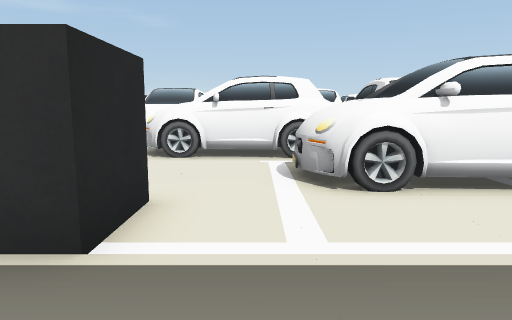
View 1 (above)

24 first-person views from a walk through a 3-D level made in the Unity game engine. The camera is 0.62 m above the floor, tilts 8° down and sees 70° across. The floor is counted in squares, 0.5 m on a side. Each view is taken from the middle of a square. On the plan, view 1 faces up. The plan holds only what a view shows up to about 15 squares ahead; the rest is blank. The place goes on beyond the plan.

View 2
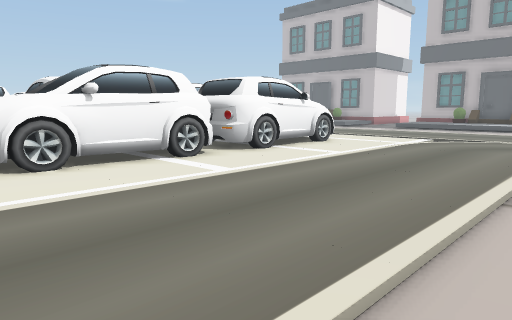

View 3
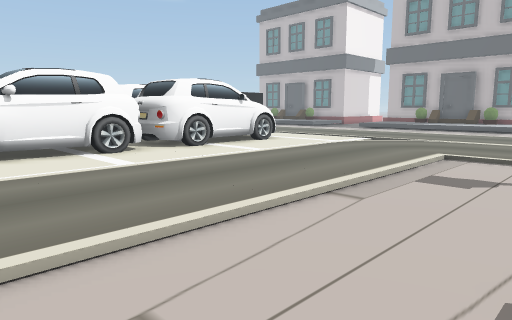

View 4
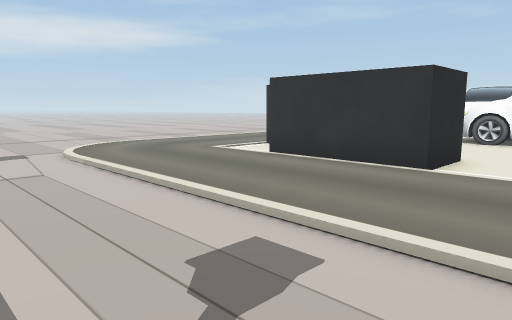

View 5
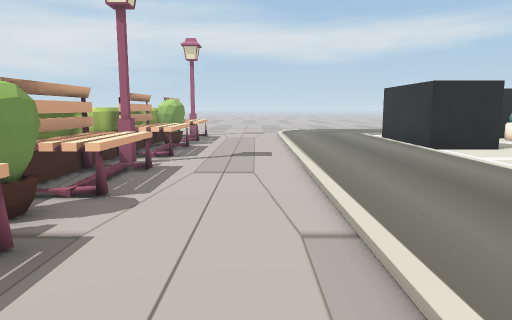

View 6
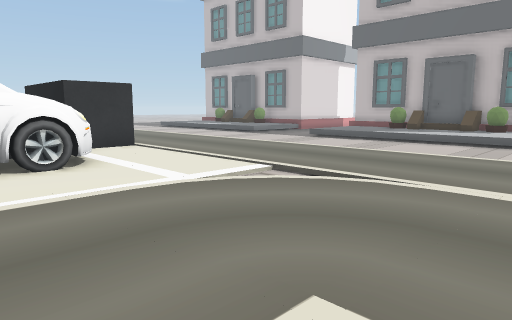

View 7
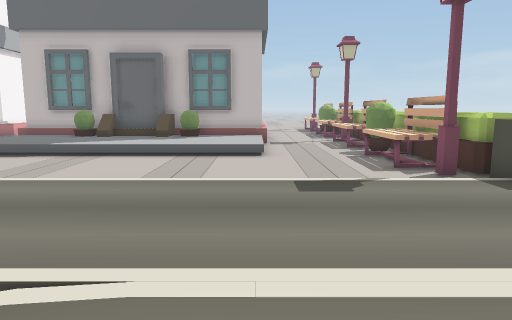

View 8
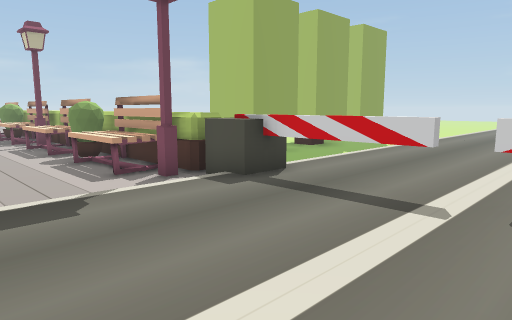

View 9
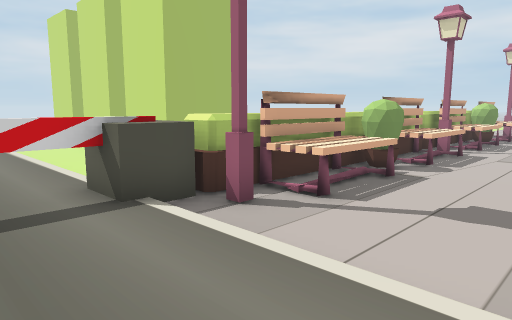

View 10
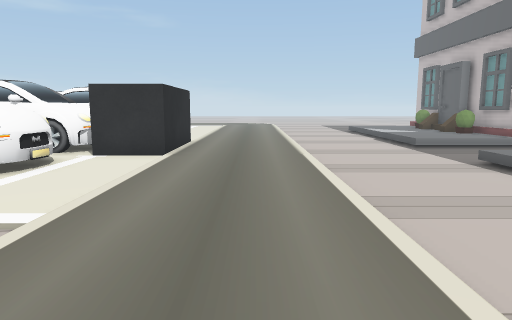

View 11
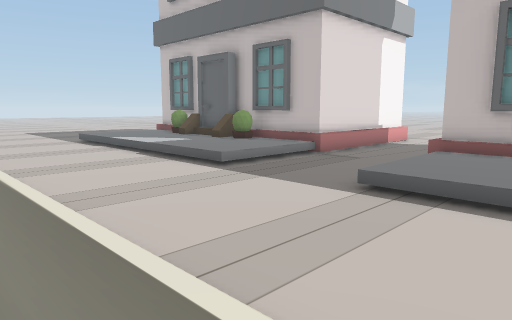

View 12
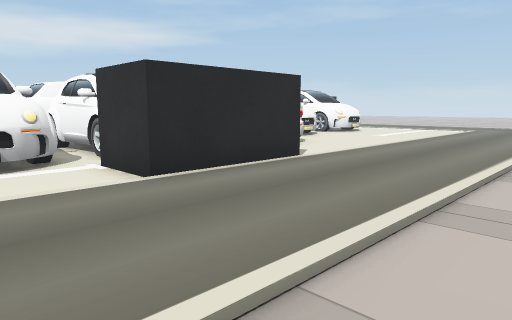

View 13
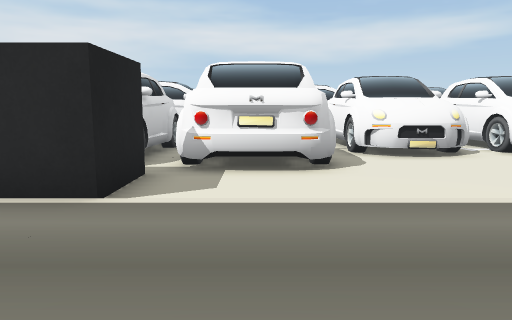

View 14
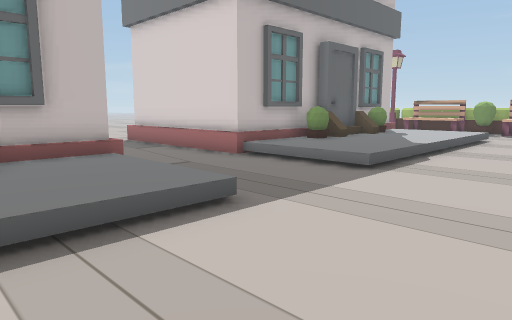

View 15
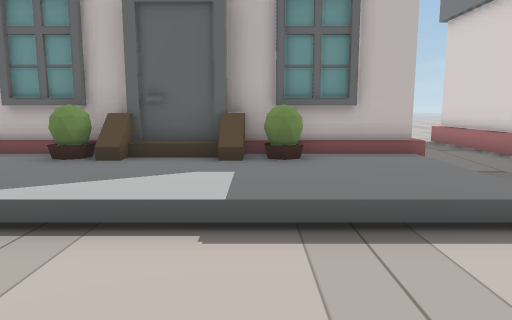

View 16
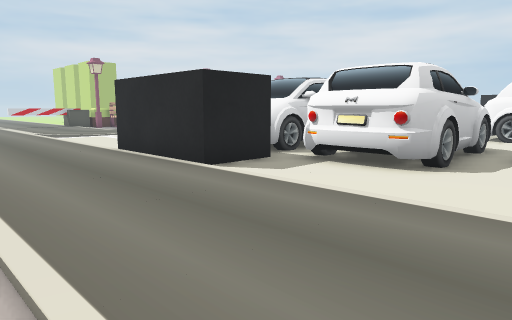

View 17
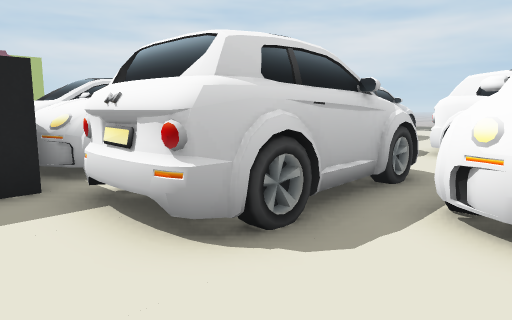

View 18
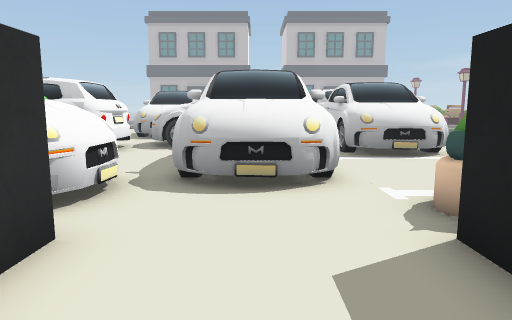

View 19
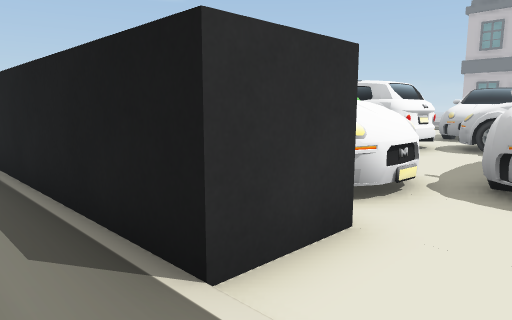

View 20
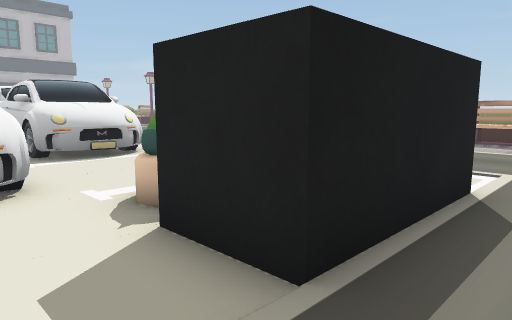

View 21
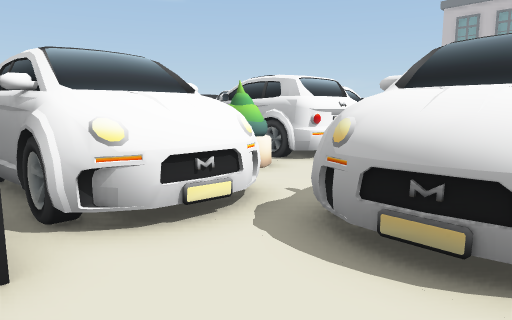

View 22
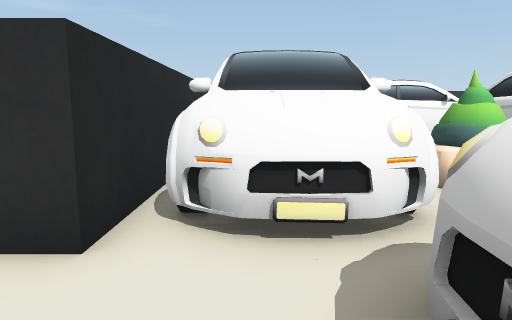

View 23
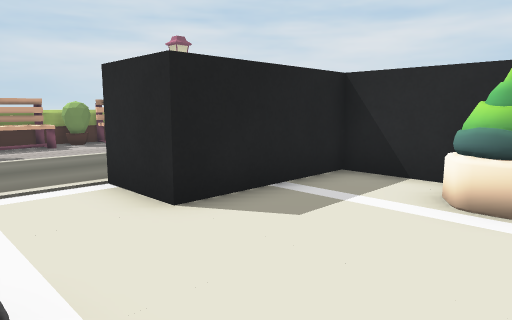

View 24
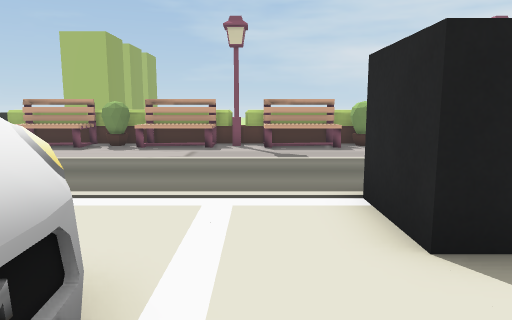

### Floor plan
Key: @ floor where view 1 was taken; # wall or solid block; . main floor; - floor 0.05 m lower than the main floor; : floor 0.1 m higher than the main floor; / step, stairs or slope; = window, fence, low wall or low ledge; ^ raised ledge; C car; B black block; P plant; T thing the floor can be seen under or through.
Columns run from 9 left of view 1 to 33 right of it. Each row starts with its distance up from view 1.
 19  .BB      C      CCC........----:::#^
 18  .BBC     CC   CCCCC........----:::^^
 17  .BBCC    CCCC .............----:::#
 16  .BBCCC PPCCCC..CCCCCC......----:::#^
 15  .BBCCCCPPCCCC .CCC CC......----:::=^
 14 ..BBCCCC....CC    CCCC......----:::#^
 13 ..BB.CC...  C CC C..CBBB....----::::#
 12  .....CCCC  CCCCCCCCC BB....----::::######
 11 . ....CCC   CC     CC BB....--------------
 10  .....CCCCCCCCCCCCCCC BB....-------------
  9 ..BB.......       ... BB....--------------
  8 ..BBPP....CCCCC CCCCCC......----////#######
  7  .BB......CCCC  CC CCC......----::::#
  6 ..BB......CCCCCCCCCCCC......----:::#^
  5 ..BBBBBB....................----:::^^
  4 ....   B....................----:::#^
  3 ....BBBB....................----:::#^
  2 .......................-....----:::=^
  1 ............................----:::#^
  0 .........@..................----::::#
 -1 ////////////////////........----::::#
 -2 --------------------........---------
 -3   ------------------........---------
 -4    ==--==--===-===--........--==--===-===
 -5    ################-........#############
 -6    ^^^^^^^=^^^^^^^^^^##..TT^^^^^^^^ ^=^^
 -7                     #. ....^
 -8                     .. .....-
 -9                 ## -.. .....--##
-10                  # -.   ....--#
-11                   --.   ....---
-12                  #--.   ....--##
-13                  #--.   ....--#

Positions as (right, up) in squares from view 1, and headings:
1: (0, 0), facing up
2: (0, -2), facing up-right
3: (1, -4), facing up-right
4: (1, -4), facing up-left
5: (9, -2), facing left
6: (9, -2), facing up-right
7: (12, -1), facing right
8: (13, -1), facing down-right
9: (13, -1), facing down-left
10: (17, -1), facing up
11: (17, 5), facing up-right
12: (20, 6), facing up-left
13: (19, 15), facing left
14: (19, 15), facing down-right
15: (19, 15), facing right
16: (19, 19), facing down-left
17: (14, 19), facing down-left
18: (-9, 11), facing right
19: (-9, 11), facing up-right
20: (-9, 11), facing down-right
21: (-6, 10), facing up-right
22: (-4, 10), facing up
23: (1, 9), facing down-left
24: (0, 8), facing down
